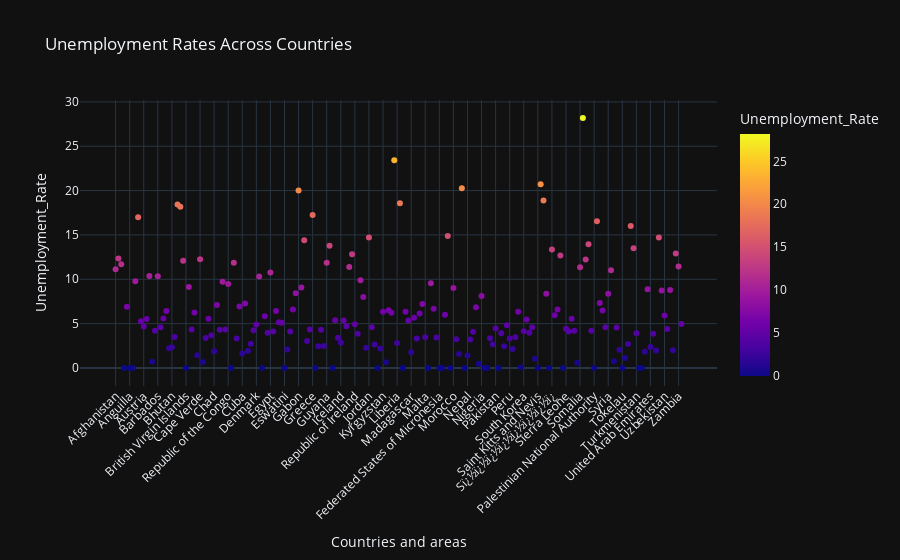

Here is the notebook cell this chart was saved with:
### Markdown cell above
# Unemployment Rates Across Countries

### Code cell
fig = px.scatter(df, x='Countries and areas', y='Unemployment_Rate', color='Unemployment_Rate',
                 title='Unemployment Rates Across Countries')
fig.update_layout(xaxis_tickangle=-45)
fig.show()

### Figure 1 — Plotly figure (JSON) as saved in the notebook; plotly's stock layout.template omitted (floating-point values rounded to 4 significant figures; data arrays with more than 128 entries replaced by an {"elided": "..."} marker saying what was removed)
{"data": [{"hovertemplate": "Countries and areas=%{x}<br>Unemployment_Rate=%{marker.color}<extra></extra>", "legendgroup": "", "marker": {"color": {"elided": "202 float values"}, "coloraxis": "coloraxis", "symbol": "circle"}, "mode": "markers", "name": "", "orientation": "v", "showlegend": false, "x": {"elided": "202 str values"}, "xaxis": "x", "y": {"elided": "202 float values"}, "yaxis": "y", "type": "scatter"}], "layout": {"xaxis": {"anchor": "y", "domain": [0.0, 1.0], "title": {"text": "Countries and areas"}, "tickangle": -45}, "yaxis": {"anchor": "x", "domain": [0.0, 1.0], "title": {"text": "Unemployment_Rate"}}, "coloraxis": {"colorbar": {"title": {"text": "Unemployment_Rate"}}, "colorscale": [[0.0, "#0d0887"], [0.1111, "#46039f"], [0.2222, "#7201a8"], [0.3333, "#9c179e"], [0.4444, "#bd3786"], [0.5556, "#d8576b"], [0.6667, "#ed7953"], [0.7778, "#fb9f3a"], [0.8889, "#fdca26"], [1.0, "#f0f921"]]}, "legend": {"tracegroupgap": 0}, "title": {"text": "Unemployment Rates Across Countries"}}}
